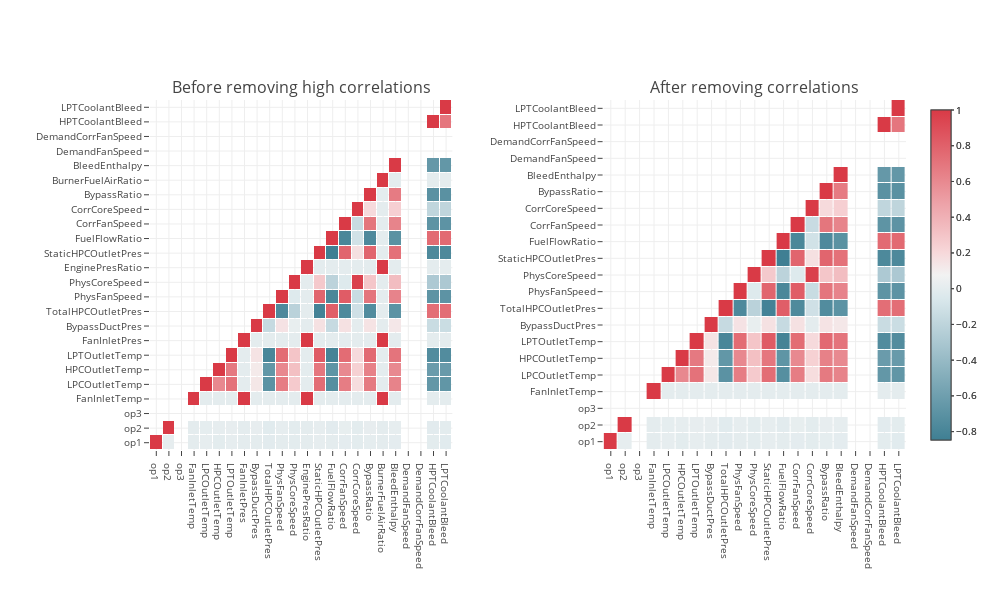

Source (notebook cell):
### Code cell
subplot_titles = ("Before removing high correlations", "After removing correlations")
fig = visualise_sensor_correlation_double(df_train, df_train_proc, subplot_titles)
fig.show()

### Figure 1 — Plotly figure (JSON) as saved in the notebook; plotly's stock layout.template omitted (floating-point values rounded to 4 significant figures; data arrays with more than 128 entries replaced by an {"elided": "..."} marker saying what was removed)
{"data": [{"colorbar": {"thickness": 20, "ticklen": 3}, "colorscale": [[0, "#3f7f93"], [0.071, "#5890a1"], [0.143, "#72a1b0"], [0.214, "#8cb3bf"], [0.286, "#a7c5cf"], [0.357, "#c0d6dd"], [0.429, "#dae8ec"], [0.5, "#f2f2f2"], [0.571, "#f7d7d9"], [0.643, "#f2bcc0"], [0.714, "#eda3a9"], [0.786, "#e8888f"], [0.857, "#e36e76"], [0.929, "#de535e"], [1, "#d93a46"]], "hoverinfo": "text", "hovertext": {"elided": "24x24 str values"}, "type": "heatmap", "x": ["op1", "op2", "op3", "FanInletTemp", "LPCOutletTemp", "HPCOutletTemp", "LPTOutletTemp", "FanInletPres", "BypassDuctPres", "TotalHPCOutletPres", "PhysFanSpeed", "PhysCoreSpeed", "EnginePresRatio", "StaticHPCOutletPres", "FuelFlowRatio", "CorrFanSpeed", "CorrCoreSpeed", "BypassRatio", "BurnerFuelAirRatio", "BleedEnthalpy", "DemandFanSpeed", "DemandCorrFanSpeed", "HPTCoolantBleed", "LPTCoolantBleed"], "xaxis": "x", "xgap": 1, "y": ["op1", "op2", "op3", "FanInletTemp", "LPCOutletTemp", "HPCOutletTemp", "LPTOutletTemp", "FanInletPres", "BypassDuctPres", "TotalHPCOutletPres", "PhysFanSpeed", "PhysCoreSpeed", "EnginePresRatio", "StaticHPCOutletPres", "FuelFlowRatio", "CorrFanSpeed", "CorrCoreSpeed", "BypassRatio", "BurnerFuelAirRatio", "BleedEnthalpy", "DemandFanSpeed", "DemandCorrFanSpeed", "HPTCoolantBleed", "LPTCoolantBleed"], "yaxis": "y", "ygap": 1, "z": {"elided": "24x24 float values"}}, {"colorbar": {"thickness": 20, "ticklen": 3}, "colorscale": [[0, "#3f7f93"], [0.071, "#5890a1"], [0.143, "#72a1b0"], [0.214, "#8cb3bf"], [0.286, "#a7c5cf"], [0.357, "#c0d6dd"], [0.429, "#dae8ec"], [0.5, "#f2f2f2"], [0.571, "#f7d7d9"], [0.643, "#f2bcc0"], [0.714, "#eda3a9"], [0.786, "#e8888f"], [0.857, "#e36e76"], [0.929, "#de535e"], [1, "#d93a46"]], "hoverinfo": "text", "hovertext": {"elided": "21x21 str values"}, "type": "heatmap", "x": ["op1", "op2", "op3", "FanInletTemp", "LPCOutletTemp", "HPCOutletTemp", "LPTOutletTemp", "BypassDuctPres", "TotalHPCOutletPres", "PhysFanSpeed", "PhysCoreSpeed", "StaticHPCOutletPres", "FuelFlowRatio", "CorrFanSpeed", "CorrCoreSpeed", "BypassRatio", "BleedEnthalpy", "DemandFanSpeed", "DemandCorrFanSpeed", "HPTCoolantBleed", "LPTCoolantBleed"], "xaxis": "x2", "xgap": 1, "y": ["op1", "op2", "op3", "FanInletTemp", "LPCOutletTemp", "HPCOutletTemp", "LPTOutletTemp", "BypassDuctPres", "TotalHPCOutletPres", "PhysFanSpeed", "PhysCoreSpeed", "StaticHPCOutletPres", "FuelFlowRatio", "CorrFanSpeed", "CorrCoreSpeed", "BypassRatio", "BleedEnthalpy", "DemandFanSpeed", "DemandCorrFanSpeed", "HPTCoolantBleed", "LPTCoolantBleed"], "yaxis": "y2", "ygap": 1, "z": {"elided": "21x21 float values"}}], "layout": {"annotations": [{"font": {"size": 16}, "showarrow": false, "text": "Before removing high correlations", "x": 0.2, "xanchor": "center", "xref": "paper", "y": 1, "yanchor": "bottom", "yref": "paper"}, {"font": {"size": 16}, "showarrow": false, "text": "After removing correlations", "x": 0.8, "xanchor": "center", "xref": "paper", "y": 1, "yanchor": "bottom", "yref": "paper"}], "font": {"size": 10}, "height": 600, "margin": {"b": 150, "l": 150}, "width": 1000, "xaxis": {"anchor": "y", "autorange": true, "domain": [0, 0.4], "range": [-0.5, 23.5], "type": "category"}, "xaxis2": {"anchor": "y2", "autorange": true, "domain": [0.6, 1], "range": [-0.5, 20.5], "type": "category"}, "yaxis": {"anchor": "x", "autorange": true, "domain": [0, 1], "range": [-0.5, 23.5], "type": "category"}, "yaxis2": {"anchor": "x2", "autorange": true, "domain": [0, 1], "range": [-0.5, 20.5], "type": "category"}}}
